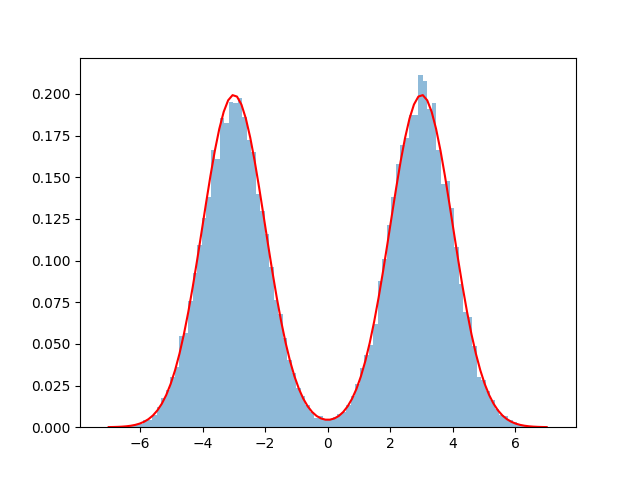

Write Python code to recreate this figure.
import jax
import jax.numpy as jnp

import matplotlib.pyplot as plt
import numpy as np

def S(x):
    return -jnp.log(jnp.exp(-0.5*(x-3)**2) + jnp.exp(-0.5*(x+3)**2))


n = int(1e5)
estimate_pi_history = []
key = jax.random.PRNGKey(1)
key, *subkeys = jax.random.split(key, 2*n)
x = 0
step_size = 5
n_accept = 0
x_list = []
for i in range(n-1):
    backup_x = x
    action_init = S(x)
    dx = jax.random.uniform(subkeys[2*i])
    dx = (dx - 0.5) * step_size * 2
    x = x + dx
    action_fin = S(x)
    metropolis = jax.random.uniform(subkeys[2*i+1])
    if jnp.exp(action_init - action_fin) > metropolis:
        n_accept += 1
    else:
        x = backup_x
    x_list.append(x)


file_name = __file__.split('/')[-1].replace('.py', '')

plt.plot(x_list, label='x')
plt.xlabel('n')
plt.ylabel('x')
plt.savefig(file_name + '_x_history.png')
plt.show()


plt.hist(x_list, bins=100,density=True, alpha=0.5, label='x')
x_data = jnp.linspace(-7, 7, 100)
y_data = jnp.exp(-S(x_data)) / (2*jnp.sqrt(2 * jnp.pi))
plt.plot(x_data, y_data, label='True', color='r')


plt.savefig(f'{file_name}.png')
plt.show()

print('<x>', np.mean(x_list))
print('<x^2>', np.mean(np.array(x_list)**2))
